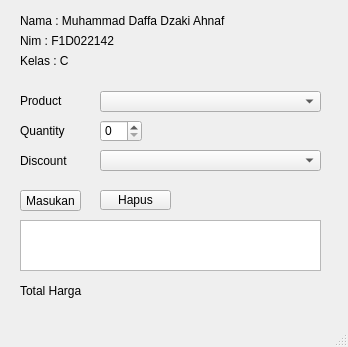
<?xml version="1.0" encoding="UTF-8"?>
<ui version="4.0">
 <class>MainWindow</class>
 <widget class="QMainWindow" name="MainWindow">
  <property name="geometry">
   <rect>
    <x>0</x>
    <y>0</y>
    <width>348</width>
    <height>347</height>
   </rect>
  </property>
  <property name="windowTitle">
   <string>MainWindow</string>
  </property>
  <widget class="QWidget" name="centralwidget">
   <widget class="QLabel" name="label">
    <property name="geometry">
     <rect>
      <x>20</x>
      <y>90</y>
      <width>61</width>
      <height>21</height>
     </rect>
    </property>
    <property name="text">
     <string>Product</string>
    </property>
   </widget>
   <widget class="QLabel" name="label_2">
    <property name="geometry">
     <rect>
      <x>20</x>
      <y>120</y>
      <width>61</width>
      <height>21</height>
     </rect>
    </property>
    <property name="text">
     <string>Quantity</string>
    </property>
   </widget>
   <widget class="QLabel" name="label_3">
    <property name="geometry">
     <rect>
      <x>20</x>
      <y>150</y>
      <width>61</width>
      <height>21</height>
     </rect>
    </property>
    <property name="text">
     <string>Discount</string>
    </property>
   </widget>
   <widget class="QComboBox" name="discountDropdown">
    <property name="geometry">
     <rect>
      <x>100</x>
      <y>150</y>
      <width>221</width>
      <height>21</height>
     </rect>
    </property>
   </widget>
   <widget class="QComboBox" name="productDropdown">
    <property name="geometry">
     <rect>
      <x>100</x>
      <y>91</y>
      <width>221</width>
      <height>21</height>
     </rect>
    </property>
   </widget>
   <widget class="QSpinBox" name="quantityInput">
    <property name="geometry">
     <rect>
      <x>100</x>
      <y>120</y>
      <width>42</width>
      <height>22</height>
     </rect>
    </property>
   </widget>
   <widget class="QPushButton" name="addToCartButton">
    <property name="geometry">
     <rect>
      <x>20</x>
      <y>190</y>
      <width>61</width>
      <height>21</height>
     </rect>
    </property>
    <property name="text">
     <string>Masukan</string>
    </property>
   </widget>
   <widget class="QPushButton" name="clearButton">
    <property name="geometry">
     <rect>
      <x>100</x>
      <y>190</y>
      <width>71</width>
      <height>20</height>
     </rect>
    </property>
    <property name="text">
     <string>Hapus</string>
    </property>
   </widget>
   <widget class="QTextEdit" name="cartDisplay">
    <property name="geometry">
     <rect>
      <x>20</x>
      <y>220</y>
      <width>301</width>
      <height>51</height>
     </rect>
    </property>
   </widget>
   <widget class="QLabel" name="totalPriceLabel">
    <property name="geometry">
     <rect>
      <x>20</x>
      <y>280</y>
      <width>131</width>
      <height>21</height>
     </rect>
    </property>
    <property name="text">
     <string>Total Harga</string>
    </property>
   </widget>
   <widget class="QLabel" name="label_4">
    <property name="geometry">
     <rect>
      <x>20</x>
      <y>10</y>
      <width>271</width>
      <height>21</height>
     </rect>
    </property>
    <property name="text">
     <string>Nama : Muhammad Daffa Dzaki Ahnaf</string>
    </property>
   </widget>
   <widget class="QLabel" name="label_5">
    <property name="geometry">
     <rect>
      <x>20</x>
      <y>30</y>
      <width>271</width>
      <height>21</height>
     </rect>
    </property>
    <property name="text">
     <string>Nim : F1D022142</string>
    </property>
   </widget>
   <widget class="QLabel" name="label_6">
    <property name="geometry">
     <rect>
      <x>20</x>
      <y>50</y>
      <width>261</width>
      <height>21</height>
     </rect>
    </property>
    <property name="text">
     <string>Kelas : C</string>
    </property>
   </widget>
  </widget>
  <widget class="QMenuBar" name="menubar">
   <property name="geometry">
    <rect>
     <x>0</x>
     <y>0</y>
     <width>348</width>
     <height>18</height>
    </rect>
   </property>
  </widget>
  <widget class="QStatusBar" name="statusbar"/>
 </widget>
 <resources/>
 <connections/>
</ui>
